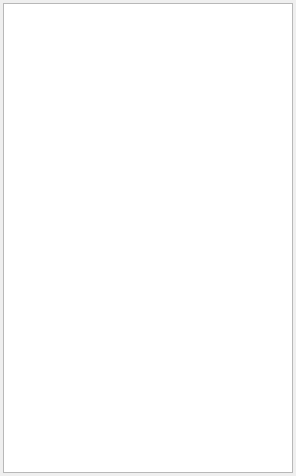
<?xml version="1.0" encoding="UTF-8"?>
<ui version="4.0">
 <class>ggClassyDataBrowserDockWidget</class>
 <widget class="QDockWidget" name="ggClassyDataBrowserDockWidget">
  <property name="geometry">
   <rect>
    <x>0</x>
    <y>0</y>
    <width>296</width>
    <height>476</height>
   </rect>
  </property>
  <property name="sizePolicy">
   <sizepolicy hsizetype="Preferred" vsizetype="Expanding">
    <horstretch>0</horstretch>
    <verstretch>0</verstretch>
   </sizepolicy>
  </property>
  <property name="features">
   <set>QDockWidget::DockWidgetFloatable|QDockWidget::DockWidgetMovable</set>
  </property>
  <property name="allowedAreas">
   <set>Qt::LeftDockWidgetArea|Qt::RightDockWidgetArea</set>
  </property>
  <property name="windowTitle">
   <string>Class Browser</string>
  </property>
  <widget class="QWidget" name="dockWidgetContents">
   <property name="sizePolicy">
    <sizepolicy hsizetype="Preferred" vsizetype="Expanding">
     <horstretch>0</horstretch>
     <verstretch>0</verstretch>
    </sizepolicy>
   </property>
   <layout class="QVBoxLayout" name="verticalLayout">
    <property name="leftMargin">
     <number>3</number>
    </property>
    <property name="topMargin">
     <number>3</number>
    </property>
    <property name="rightMargin">
     <number>3</number>
    </property>
    <property name="bottomMargin">
     <number>3</number>
    </property>
    <item>
     <widget class="QTreeView" name="treeView">
      <property name="sizePolicy">
       <sizepolicy hsizetype="Preferred" vsizetype="Expanding">
        <horstretch>0</horstretch>
        <verstretch>0</verstretch>
       </sizepolicy>
      </property>
     </widget>
    </item>
   </layout>
  </widget>
 </widget>
 <resources/>
 <connections/>
</ui>
